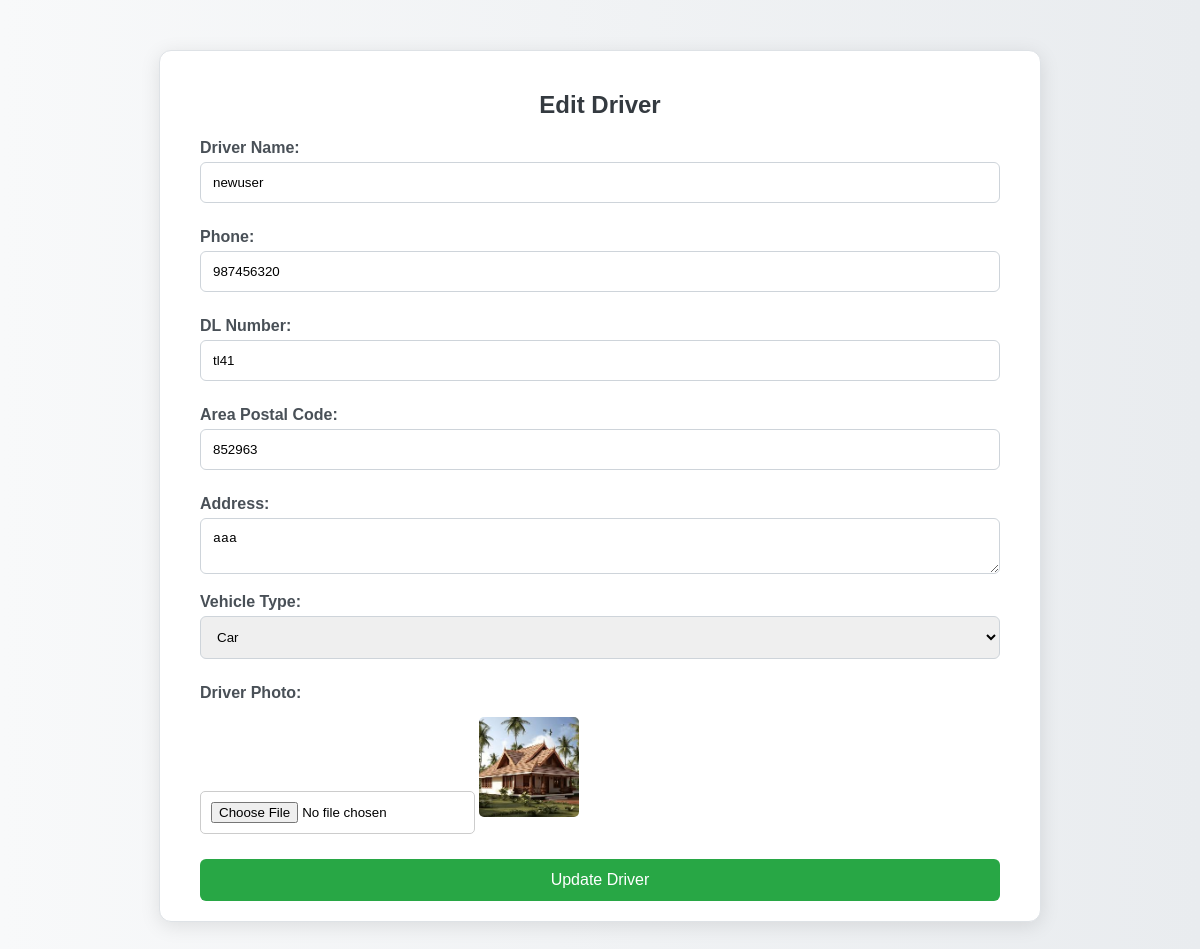
/admin/edit_driver.php?id=30, run on the app's committed database.
### tables this page shows
CREATE TABLE `driver_info` (
  `id` int(11) NOT NULL,
  `driver_mode` varchar(50) NOT NULL,
  `driver_name` varchar(255) NOT NULL,
  `driver_photo` varchar(255) NOT NULL,
  `phone` varchar(15) NOT NULL,
  `dl_number` varchar(50) NOT NULL,
  `area_postal_code` varchar(10) NOT NULL,
  `address` text NOT NULL,
  `license_expiry` date NOT NULL,
  `vehicle_type` varchar(50) NOT NULL,
  `signature_file` varchar(255) DEFAULT NULL,
  `signature_data` text DEFAULT NULL,
  `registration_date` datetime DEFAULT current_timestamp(),
  `staff_id` varchar(50) NOT NULL
);

### admin/edit_driver.php (the view, shortened to what this page needs)
<?php
include('conn.php');
$driver_id = $_GET['id'];
$query = "SELECT driver_name, phone, dl_number, area_postal_code, address, vehicle_type, driver_photo FROM driver_info WHERE id = ?";
$stmt = $conn->prepare($query);
$stmt->bind_param("i", $driver_id);
$stmt->execute();
$result = $stmt->get_result();
$driver = $result->fetch_assoc();
?>
<!DOCTYPE html>
<html lang="en">
<head>
    <link rel="stylesheet" href="../css/admin.css">
</head>
<body>
    <div class="form-container">
        <h2>Edit Driver</h2>
        <form action="edit_driver.php?id=<?php echo htmlspecialchars($driver_id); ?>" method="POST" enctype="multipart/form-data">
            <div class="form-group">
                <label for="driver_name">Driver Name:</label>
                <input type="text" id="driver_name" name="driver_name" value="<?php echo htmlspecialchars($driver['driver_name']); ?>" required>
            </div>
            <div class="form-group">
                <label for="phone">Phone:</label>
                <input type="text" id="phone" name="phone" value="<?php echo htmlspecialchars($driver['phone']); ?>" maxlength="10" required>
            </div>
            <div class="form-group">
                <label for="dl_number">DL Number:</label>
                <input type="text" id="dl_number" name="dl_number" value="<?php echo htmlspecialchars($driver['dl_number']); ?>" required>
            </div>
            <div class="form-group">
                <label for="area_postal_code">Area Postal Code:</label>
                <input type="text" id="area_postal_code" name="area_postal_code" value="<?php echo htmlspecialchars($driver['area_postal_code']); ?>" required>
            </div>
            <div class="form-group">
                <label for="address">Address:</label>
                <textarea id="address" name="address" required><?php echo htmlspecialchars($driver['address']); ?></textarea>
            </div>
            <div class="form-group">
                <label for="vehicle_type">Vehicle Type:</label>
                <select id="vehicle_type" name="vehicle_type" required>
                    <option value="car" <?php echo ($driver['vehicle_type'] == 'car') ? 'selected' : ''; ?>>Car</option>
                </select>
            </div>
            <div class="form-group">
                <label for="driver_photo">Driver Photo:</label>
                <input type="file" id="driver_photo" name="driver_photo">
                <?php if (!empty($driver['driver_photo'])): ?>
                    <img src="<?php echo htmlspecialchars($driver['driver_photo']); ?>" alt="Current Driver Photo" class="preview-image">
                <?php endif; ?>
            </div>
            <button type="submit" class="submit-button">Update Driver</button>
        </form>
    </div>
</body>
</html>

### css/admin.css (style rules this page uses)
body { margin: 0; padding: 0; }
.form-group { margin-bottom: 15px; }
label { display: block; margin-bottom: 5px; font-weight: bolder; }
input, select { padding: 10px; border-radius: 5px; border: 1px solid #ccc; margin-bottom: 10px; }

### admin/edit_driver.php (style rules this page uses)
body { font-family: 'Arial', sans-serif; background: linear-gradient(to right, #f8f9fa, #e9ecef); margin: 0; padding: 0; }
.form-container { max-width: 800px; margin: 50px auto; padding: 20px 40px; background-color: #ffffff; border-radius: 12px; box-shadow: 0 4px 20px rgba(0, 0, 0, 0.1); border: 1px solid #dee2e6; }
h2 { text-align: center; margin-bottom: 20px; color: #343a40; font-weight: 600; }
.form-group { margin-bottom: 15px; }
label { display: block; margin-bottom: 5px; font-weight: 600; color: #495057; }
input[type="text"], input[type="date"], textarea, select { width: 100%; padding: 12px; border: 1px solid #ced4da; border-radius: 6px; box-sizing: border-box; transition: border-color 0.3s; }
textarea { resize: vertical; }
.preview-image { max-width: 100px; margin-top: 10px; border-radius: 5px; }
.submit-button { width: 100%; padding: 12px; background-color: #28a745; color: white; border: none; border-radius: 6px; cursor: pointer; font-size: 16px; transition: background-color 0.3s; }

### data on the page
driver_info: driver_name "newuser", phone "987456320", dl_number "tl41", area_postal_code "852963", address "aaa", vehicle_type "Car", driver_photo (picture)
